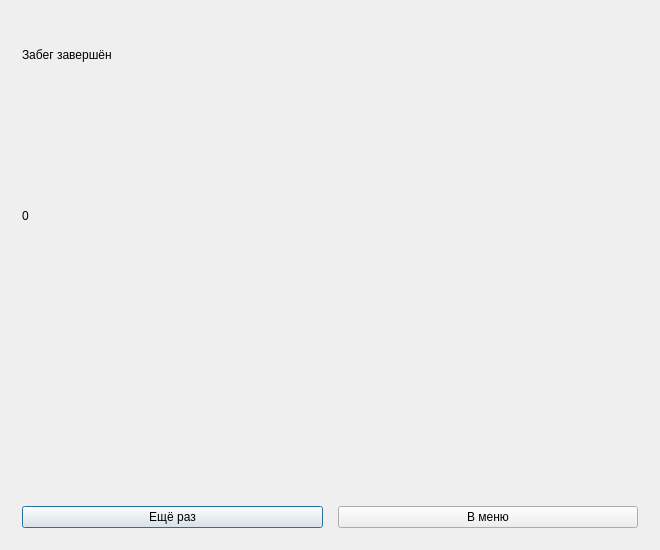
<?xml version='1.0' encoding='utf-8'?>
<ui version="4.0">
  <class>ResultDialog</class>
  <widget class="QDialog" name="ResultDialog">
    <property name="windowTitle">
      <string>Neon Arena — результат</string>
    </property>
    <property name="geometry">
      <rect>
        <x>0</x>
        <y>0</y>
        <width>660</width>
        <height>550</height>
      </rect>
    </property>
    <layout class="QVBoxLayout" name="rootLayout">
      <property name="spacing">
        <number>15</number>
      </property>
      <property name="leftMargin">
        <number>22</number>
      </property>
      <property name="rightMargin">
        <number>22</number>
      </property>
      <property name="topMargin">
        <number>22</number>
      </property>
      <property name="bottomMargin">
        <number>22</number>
      </property>
      <item>
        <widget class="QLabel" name="titleLabel">
          <property name="text">
            <string>Забег завершён</string>
          </property>
          <property name="wordWrap">
            <bool>true</bool>
          </property>
        </widget>
      </item>
      <item>
        <widget class="QLabel" name="subtitleLabel">
          <property name="text">
            <string />
          </property>
          <property name="wordWrap">
            <bool>true</bool>
          </property>
        </widget>
      </item>
      <item>
        <widget class="QLabel" name="scoreLabel">
          <property name="text">
            <string>0</string>
          </property>
          <property name="wordWrap">
            <bool>true</bool>
          </property>
        </widget>
      </item>
      <item>
        <widget class="QLabel" name="detailsLabel">
          <property name="text">
            <string />
          </property>
          <property name="wordWrap">
            <bool>true</bool>
          </property>
        </widget>
      </item>
      <item>
        <widget class="QLabel" name="upgradesLabel">
          <property name="text">
            <string />
          </property>
          <property name="wordWrap">
            <bool>true</bool>
          </property>
        </widget>
      </item>
      <item>
        <widget class="QLabel" name="saveStatusLabel">
          <property name="text">
            <string />
          </property>
          <property name="wordWrap">
            <bool>true</bool>
          </property>
        </widget>
      </item>
      <item>
        <layout class="QHBoxLayout" name="resultButtons">
          <item>
            <widget class="QPushButton" name="againButton">
              <property name="text">
                <string>Ещё раз</string>
              </property>
            </widget>
          </item>
          <item>
            <widget class="QPushButton" name="menuButton">
              <property name="text">
                <string>В меню</string>
              </property>
            </widget>
          </item>
        </layout>
      </item>
    </layout>
  </widget>
  <resources />
  <connections />
</ui>
